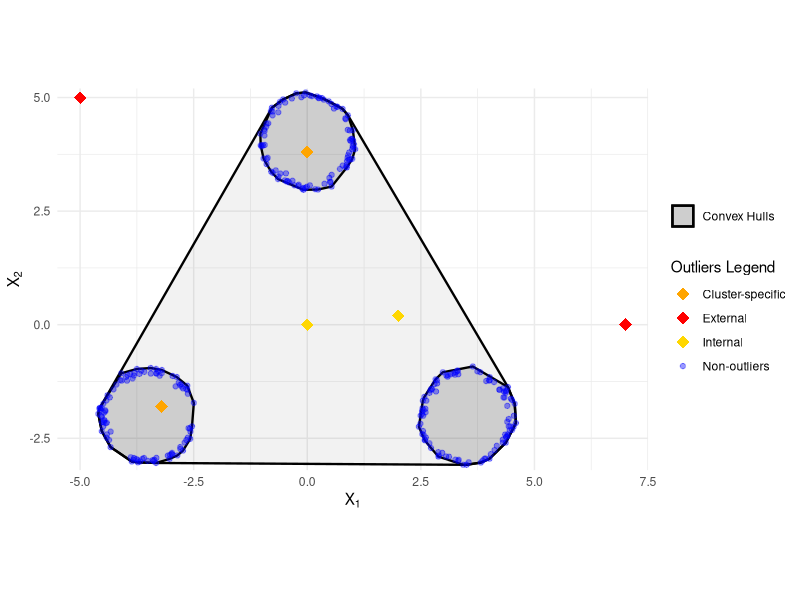

The R script that drew this image:
################################################################################
# PROJECT: Nonparametric framework for the definition, adaptive detection and 
#          probabilistic interpretation of outliers
# AUTHORS: 
# LOCATION: MAIN, Figure 1
# DESCRIPTION: Illustration of the geometric taxonomy of multivariate outliers. 
#              An external outlier (red diamond) falls outside conv(S^star); 
#              a non-cluster-specific internal outlier (yellow diamond) resides 
#              inside conv(S^star) but outside any local hull; a cluster-specific 
#              outlier (orange diamond) falls within its corresponding local 
#              hull conv(S^star_k).
################################################################################

library(ggplot2)
library(dplyr)

# 1. Setup Parameters
n_points_per_cluster <- 100
radius <- 1
side_length <- 7

h <- (sqrt(3)/2) * side_length
centers <- data.frame(
  cx = c(0, side_length/2, -side_length/2),
  cy = c(h * 2/3, -h * 1/3, -h * 1/3)
)

# 2. Generate Hollow Circular Clusters
set.seed(42)
data_list <- lapply(1:3, function(i) {
  angle <- runif(n_points_per_cluster, 0, 2*pi)
  r_noise <- rnorm(n_points_per_cluster, mean = radius, sd = 0.05)
  
  data.frame(
    x = centers$cx[i] + r_noise * cos(angle),
    y = centers$cy[i] + r_noise * sin(angle),
    cluster = as.factor(i)
  )
})

df <- do.call(rbind, data_list)

# 3. Calculate Global Convex Hull
global_hull_indices <- chull(df$x, df$y)
global_hull_data <- df[global_hull_indices, ]

# 4. Calculate Individual Convex Hulls for Each Cluster
individual_hulls <- df %>%
  group_by(cluster) %>%
  reframe(data.frame(x = x[chull(x, y)], y = y[chull(x, y)]))

# 5. Define Manual Outlier Taxonomy Points
manual_points <- data.frame(
  x = c(0, 2, 0, -3.2, 7, -5),
  y = c(0, 0.2, 3.8, -1.8, 0, 5),
  PointType = c("Internal", "Internal", 
                "Cluster-specific", "Cluster-specific", 
                "External", "External")
)

# 6. Build Plot
p1 <- ggplot(df, aes(x = x, y = y)) +
  # Individual Cluster Hulls
  geom_polygon(data = individual_hulls, aes(group = cluster, fill = "Convex Hulls"), 
               color = "black", alpha = 0.15, linewidth = 0.8) +
  
  # Global Convex Hull
  geom_polygon(data = global_hull_data, aes(fill = "Convex Hulls"), 
               color = "black", alpha = 0.05, linewidth = 0.8) +
  
  # Original Cluster Data
  geom_point(aes(color = "Non-outliers"), alpha = 0.4) +
  
  # Outlier Points
  geom_point(data = manual_points, 
             aes(x = x, y = y, color = PointType), 
             size = 4, shape = 18) + 
  
  # Manual Scales
  scale_color_manual(name = "Outliers Legend", 
                     values = c("Non-outliers" = "blue", 
                                "Internal" = "gold", 
                                "Cluster-specific" = "orange", 
                                "External" = "red")) +
  scale_fill_manual(name = "", values = c("Convex Hulls" = "black")) +
  
  # Tight aspect ratio limits matching the data bounds
  coord_fixed(xlim = c(-5.5, 7.5), ylim = c(-3.2, 5.2), expand = FALSE) +
  theme_minimal() +
  theme(plot.margin = margin(5, 5, 5, 5, "pt")) +
  labs(x = expression(X[1]), y = expression(X[2]))

# 7. Save High-Resolution Plot with 8:5 proportion (prevents vertical blank space)
ggsave("taxonomy.png", plot = p1, width = 8, height = 5, dpi = 300)
